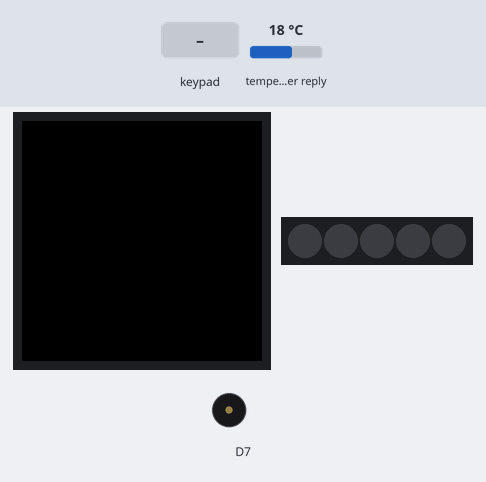
Bench run of a sketch on a simulated Arduino MKR. Shown: 240×240 colour display, 5 RGB LEDs in strip order, left to right, buzzer (waves = sounding). The inputs (shaded band) are chosen by the test bench; at power-on: temperature in the weather reply 18 °C. WiFi joins after 1.5 s; servers stay silent unless stated; web services answer with replies made up by the test bench; what the sketch prints to the serial monitor is not drawn.

Above: at 8.5 s.
8.6 s: keypad keys 1 2 3 4 pressed 0.4 s apart
At 11.5 s:
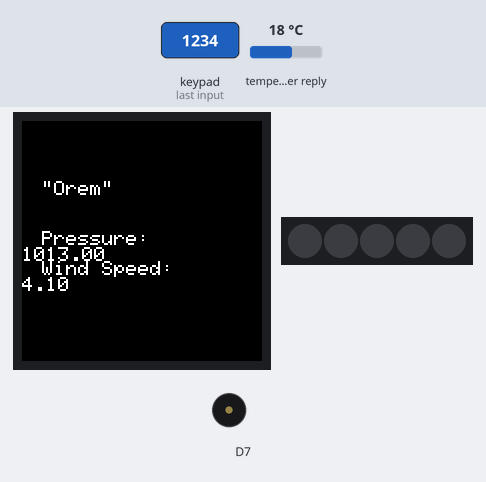
11.8 s: key '0' pressed
At 14.5 s:
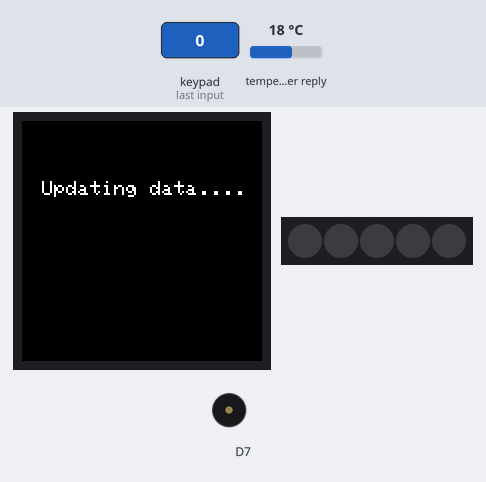
14.8 s: key '1' pressed
17.8 s: key '2' pressed
At 19.6 s:
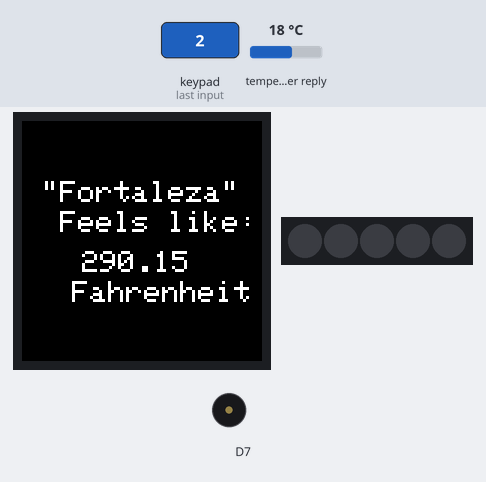
20.2 s: key '3' pressed
At 20.8 s:
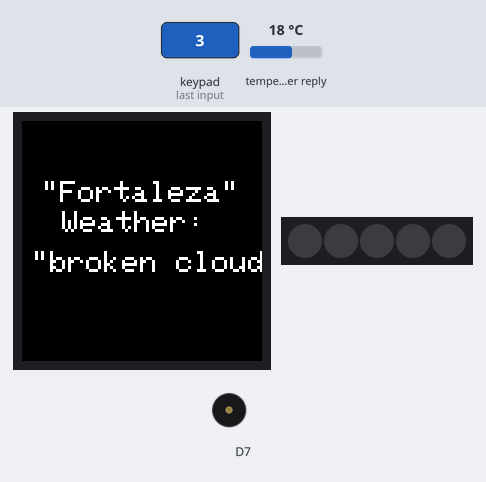
21.7 s: key '4' pressed
At 23.0 s:
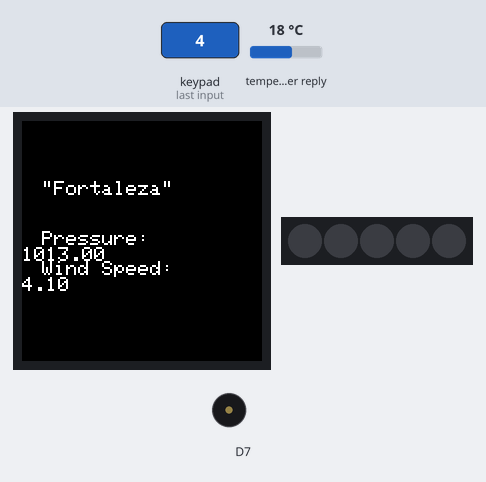
Timing chart, 0 to 24.2 s (numbered marks = the images above; inputs shaded):
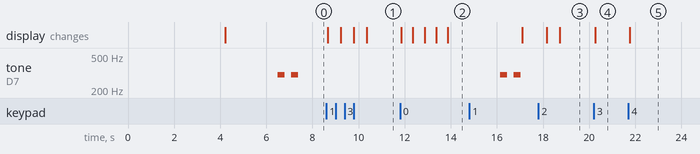

The sketch:

Activity10ChallengeSolution.ino
```cpp
// (licence header left out)
#include <WiFiNINA.h>
#include <Arduino_JSON.h>

#include <Arduino_MKRIoTCarrier.h>
MKRIoTCarrier carrier;

char ssid[] = ""; //  your network NAME between ""
char pass[] = "";//  your network PASSWOR between ""

String apiKey = ""; //paste weather map API KEY between ""

//the cities you want the weather for
String location = "Orem, US";
String location2 = "Fortaleza, BR";

bool changeLocation = false;

int status = WL_IDLE_STATUS;
char server[] = "api.openweathermap.org";

WiFiClient client;

String cityName;
String weatherDescription;

double temperature;
double feelsLike;
double lon;
double lat;
double pressure;
double windSpeed;

void setup() {
  //Initialize serial and wait for port to open:
  Serial.begin(9600);

  // attempt to connect to Wifi network:
  while (status != WL_CONNECTED) {
    Serial.print("Attempting to connect to SSID: ");
    Serial.println(ssid);
    status = WiFi.begin(ssid, pass);
    // wait 1 seconds for connection:
    delay(1000);
  }
  Serial.println("Connected to wifi");
  delay(1500);
  //Initialize the MKR IoT carrier
  CARRIER_CASE = true;
  carrier.begin();

  //Retrieve data from the API
  updateWeather();
}

void loop() {

  carrier.Buttons.update();

  if (carrier.Buttons.onTouchDown(TOUCH0)) {
    carrier.display.fillScreen(ST7735_BLACK);
    carrier.display.setCursor(20, 60);
    carrier.display.setTextColor(ST77XX_WHITE);
    carrier.display.setTextSize(2);
    carrier.display.print("Updating data");
    delay(500);
    carrier.display.print(".");
    delay(500);
    carrier.display.print(".");
    delay(500);
    carrier.display.print(".");
    delay(500);
    carrier.display.print(".");

    updateWeather();

    carrier.display.fillScreen(ST7735_BLACK);
    carrier.display.setCursor(20, 60);
    carrier.display.setTextColor(ST77XX_WHITE);
    carrier.display.setTextSize(2);
    carrier.display.println("Update Complete");
    carrier.display.setCursor(20, 110);
    carrier.display.println("Weather data from:");
    carrier.display.setCursor(20, 160);
    carrier.display.setTextSize(3);

    if (changeLocation == true) {
      carrier.display.println(location);
    }
    else if (changeLocation == false) {
      carrier.display.println(location2);
    }
    delay(1000);
  }

  if (carrier.Buttons.onTouchDown(TOUCH1)) {
    carrier.display.fillScreen(ST7735_BLACK);
    carrier.display.setCursor(20, 60);
    carrier.display.setTextColor(ST77XX_WHITE);
    carrier.display.setTextSize(3);
    carrier.display.println(cityName);
    carrier.display.setCursor(20, 90);
    carrier.display.println("Temperature: ");
    carrier.display.setCursor(60, 130);
    carrier.display.println(temperature);
    carrier.display.setCursor(50, 160);
    carrier.display.println("Fahrenheit");
    delay(500);
  }
  if (carrier.Buttons.onTouchDown(TOUCH2)) {
    carrier.display.fillScreen(ST7735_BLACK);
    carrier.display.setCursor(20, 60);
    carrier.display.setTextColor(ST77XX_WHITE);
    carrier.display.setTextSize(3);
    carrier.display.println(cityName);
    carrier.display.setCursor(20, 90);
    carrier.display.println(" Feels like: ");
    carrier.display.setCursor(60, 130);
    carrier.display.println(feelsLike);
    carrier.display.setCursor(50, 160);
    carrier.display.println("Fahrenheit");
    delay(500);
  }
  if (carrier.Buttons.onTouchDown(TOUCH3)) {
    carrier.display.fillScreen(ST7735_BLACK);
    carrier.display.setCursor(20, 60);
    carrier.display.setTextColor(ST77XX_WHITE);
    carrier.display.setTextSize(3);
    carrier.display.println(cityName);
    carrier.display.setCursor(40, 90);
    carrier.display.print("Weather: ");
    carrier.display.setCursor(10, 130);
    carrier.display.println(weatherDescription);
    delay(500);
  }
  if (carrier.Button4.onTouchDown()) {
    carrier.display.fillScreen(ST77XX_BLACK);
    carrier.display.setCursor(20, 60);
    carrier.display.setTextColor(ST77XX_WHITE);
    carrier.display.setTextSize(2);
    carrier.display.print(cityName);
    carrier.display.setCursor(20, 110);

    //We remove the longitude and latitude to make space
    /*
      carrier.display.println("Longitude: ");
      carrier.display.println(lon);
      carrier.display.setCursor(20, 150);
      carrier.display.println("Latitude: ");
      carrier.display.println(lat);
    */

    //Instead, we print the pressure and wind speed
    carrier.display.println("Pressure: ");
    carrier.display.println(pressure);

    carrier.display.setCursor(20, 140);
    carrier.display.println("Wind Speed: ");
    carrier.display.println(windSpeed);
    delay(500);
  }
}


void updateWeather() {
  Serial.println("\nStarting connection to server...");
  // if you get a connection, report back via serial:
  if (client.connect(server, 80)) {
    Serial.println("connected to server");
    // Make a HTTP request:
    client.print("GET /data/2.5/weather?");

    //used to switch between locations
    changeLocation = !changeLocation;

    if (changeLocation == true) {
      client.print("q=" + location);
    }
    else {
      client.print("q=" + location2);
    }

    client.print("&appid=" + apiKey);
    client.print("&cnt=3");
    client.println("&units=imperial");
    client.println("Host: api.openweathermap.org");
    client.println("Connection: close");
    client.println();
  } else {
    Serial.println("unable to connect");
  }
  delay(1000);

  String line = "";
  if (client.connected()) {
    line = client.readStringUntil('\n');
    Serial.println(line);
    JSONVar myObject = JSON.parse(line);

    cityName = JSON.stringify(myObject["name"]);
    weatherDescription = JSON.stringify(myObject["weather"][0]["description"]);

    temperature = myObject["main"]["temp"];
    feelsLike = myObject["main"]["feels_like"];
    lon = myObject["coord"]["lon"];
    lat = myObject["coord"]["lat"];

    //the windSpeed and pressure variables are new additions
    windSpeed = myObject["wind"]["speed"];
    pressure = myObject["main"]["pressure"];

    carrier.Buzzer.sound(300);
    delay(300);
    carrier.Buzzer.noSound();
    delay(300);
    carrier.Buzzer.sound(300);
    delay(300);
    carrier.Buzzer.noSound();
  }
}
```

Measured:
- after the input at 8.6 s, the display: first changes after 0.06 s (image 1 shows a later state)
- after the input at 11.8 s, the display: first changes after 0.06 s (image 2 shows a later state)
- after the input at 17.8 s, the display: first differs from a run without the input after 0.93 s (image 3)
- after the input at 20.2 s, the display: changes after 0.06 s (image 4)
- after the input at 21.7 s, the display: changes after 0.06 s (image 5)
- by itself, tone on D7: alternates 300 Hz for 0.30 s and silent for 0.30 s, 4 changes in all, then stays silent
